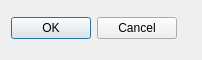
<?xml version="1.0" encoding="UTF-8"?>
<ui version="4.0">
 <class>DialogAudioTracks</class>
 <widget class="QDialog" name="DialogAudioTracks">
  <property name="geometry">
   <rect>
    <x>0</x>
    <y>0</y>
    <width>202</width>
    <height>60</height>
   </rect>
  </property>
  <property name="sizePolicy">
   <sizepolicy hsizetype="Minimum" vsizetype="Minimum">
    <horstretch>0</horstretch>
    <verstretch>0</verstretch>
   </sizepolicy>
  </property>
  <property name="windowTitle">
   <string>Audio Tracks Configuration</string>
  </property>
  <layout class="QFormLayout" name="formLayout">
   <property name="fieldGrowthPolicy">
    <enum>QFormLayout::ExpandingFieldsGrow</enum>
   </property>
   <item row="0" column="0">
    <layout class="QGridLayout" name="gridLayout"/>
   </item>
   <item row="1" column="0">
    <widget class="QDialogButtonBox" name="buttonBox">
     <property name="orientation">
      <enum>Qt::Horizontal</enum>
     </property>
     <property name="standardButtons">
      <set>QDialogButtonBox::Cancel|QDialogButtonBox::Ok</set>
     </property>
    </widget>
   </item>
  </layout>
 </widget>
 <resources/>
 <connections>
  <connection>
   <sender>buttonBox</sender>
   <signal>accepted()</signal>
   <receiver>DialogAudioTracks</receiver>
   <slot>accept()</slot>
   <hints>
    <hint type="sourcelabel">
     <x>248</x>
     <y>254</y>
    </hint>
    <hint type="destinationlabel">
     <x>157</x>
     <y>274</y>
    </hint>
   </hints>
  </connection>
  <connection>
   <sender>buttonBox</sender>
   <signal>rejected()</signal>
   <receiver>DialogAudioTracks</receiver>
   <slot>reject()</slot>
   <hints>
    <hint type="sourcelabel">
     <x>316</x>
     <y>260</y>
    </hint>
    <hint type="destinationlabel">
     <x>286</x>
     <y>274</y>
    </hint>
   </hints>
  </connection>
 </connections>
</ui>
